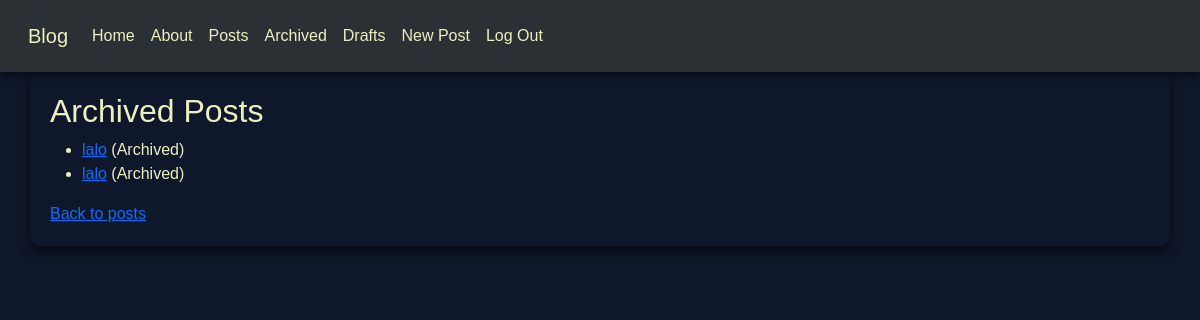
The app's page /posts/archived/ (signed in) with its own data.
### posts/models.py (models this page shows, shortened)
class Status(models.Model):
    name = models.CharField(max_length=128)
    description = models.CharField(max_length=256)

class Post(models.Model):
    title = models.CharField(max_length=128)
    subtitle = models.CharField(max_length=256)
    body = models.TextField()
    author = models.ForeignKey(
        get_user_model(),
        on_delete=models.CASCADE
    )
    status = models.ForeignKey(
        Status,
        on_delete=models.CASCADE
    )
    created_on = models.DateTimeField(auto_now_add=True)

### posts/views.py (the view)
# urls.py: path("archived/", views.ArchivedPostListView.as_view(), name="archived"),
class ArchivedPostListView(LoginRequiredMixin, ListView):
    template_name = "posts/archived_list.html"
    model = Post
    def get_context_data(self, **kwargs):
        context = super().get_context_data(**kwargs)
        archived = Status.objects.get(name="archived")
        context["title"] = "Archived"
        context["post_list"] = (
            Post.objects
            .filter(status=archived)
            .filter(author=self.request.user)
            .order_by("-created_on")
        )
        return context

### templates/posts/archived_list.html
{% extends "base.html" %}
{% block content %}
<h2>{{ title }}  Posts</h2>
<ul>
  {% for post in post_list %}
  <li>
    <a href="{% url 'detail' post.id %}">{{ post.title }}</a>
    (Archived)
  </li>
  {% empty %}
  <li>No archived posts available.</li>
  {% endfor %}
</ul>
<a href="{% url 'list' %}">Back to posts</a>
{% endblock %}

### static/css/base.css (style rules this page uses)
:root { --spaceduck-background: #0f172a; --spaceduck-foreground: #ecf0c1; --spaceduck-cyan: #5fb3b3; --spaceduck-green: #a7c080; --spaceduck-yellow: #dbc074; --spaceduck-orange: #e39b7b; --spaceduck-pink: #d699b6; --spaceduck-purple: #1e293b; --spaceduck-red: #e68183; }
body { background-color: var(--spaceduck-background); color: var(--spaceduck-foreground); font-family: "DM Sans", sans-serif; font-weight: 400; margin: 0; padding: 0; }

### records on screen
Status: name "Archived"
Post: title "lalo"
Post: title "lalo"
